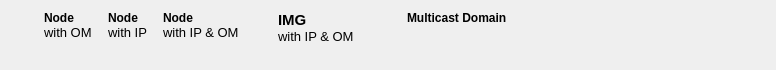
<?xml version="1.0" encoding="UTF-8"?>
<ui version="4.0">
 <class>Ledgend</class>
 <widget class="QWidget" name="Ledgend">
  <property name="geometry">
   <rect>
    <x>0</x>
    <y>0</y>
    <width>776</width>
    <height>70</height>
   </rect>
  </property>
  <property name="maximumSize">
   <size>
    <width>16777215</width>
    <height>70</height>
   </size>
  </property>
  <property name="windowTitle">
   <string>Form</string>
  </property>
  <layout class="QHBoxLayout" name="horizontalLayout_6">
   <item>
    <layout class="QHBoxLayout" name="horizontalLayout_5">
     <property name="spacing">
      <number>3</number>
     </property>
     <item>
      <widget class="QLabel" name="label_3">
       <property name="minimumSize">
        <size>
         <width>30</width>
         <height>30</height>
        </size>
       </property>
       <property name="maximumSize">
        <size>
         <width>40</width>
         <height>40</height>
        </size>
       </property>
       <property name="text">
        <string/>
       </property>
       <property name="pixmap">
        <pixmap resource="images.qrc">:/NODE_OM</pixmap>
       </property>
       <property name="scaledContents">
        <bool>true</bool>
       </property>
      </widget>
     </item>
     <item>
      <layout class="QVBoxLayout" name="verticalLayout_5">
       <property name="spacing">
        <number>0</number>
       </property>
       <item>
        <widget class="QLabel" name="label_8">
         <property name="maximumSize">
          <size>
           <width>70</width>
           <height>50</height>
          </size>
         </property>
         <property name="font">
          <font>
           <weight>75</weight>
           <bold>true</bold>
          </font>
         </property>
         <property name="text">
          <string>Node</string>
         </property>
        </widget>
       </item>
       <item>
        <widget class="QLabel" name="label_15">
         <property name="font">
          <font>
           <pointsize>10</pointsize>
          </font>
         </property>
         <property name="text">
          <string>with OM</string>
         </property>
        </widget>
       </item>
       <item>
        <spacer name="verticalSpacer">
         <property name="orientation">
          <enum>Qt::Vertical</enum>
         </property>
         <property name="sizeHint" stdset="0">
          <size>
           <width>20</width>
           <height>40</height>
          </size>
         </property>
        </spacer>
       </item>
      </layout>
     </item>
    </layout>
   </item>
   <item>
    <layout class="QHBoxLayout" name="horizontalLayout_3">
     <property name="spacing">
      <number>3</number>
     </property>
     <item>
      <widget class="QLabel" name="label">
       <property name="maximumSize">
        <size>
         <width>40</width>
         <height>40</height>
        </size>
       </property>
       <property name="text">
        <string/>
       </property>
       <property name="pixmap">
        <pixmap resource="images.qrc">:/NODE_IP</pixmap>
       </property>
       <property name="scaledContents">
        <bool>true</bool>
       </property>
      </widget>
     </item>
     <item>
      <layout class="QVBoxLayout" name="verticalLayout_4">
       <property name="spacing">
        <number>0</number>
       </property>
       <item>
        <widget class="QLabel" name="label_6">
         <property name="maximumSize">
          <size>
           <width>16777215</width>
           <height>50</height>
          </size>
         </property>
         <property name="font">
          <font>
           <weight>75</weight>
           <bold>true</bold>
          </font>
         </property>
         <property name="text">
          <string>Node</string>
         </property>
        </widget>
       </item>
       <item>
        <widget class="QLabel" name="label_14">
         <property name="font">
          <font>
           <pointsize>10</pointsize>
          </font>
         </property>
         <property name="text">
          <string>with IP</string>
         </property>
        </widget>
       </item>
       <item>
        <spacer name="verticalSpacer_2">
         <property name="orientation">
          <enum>Qt::Vertical</enum>
         </property>
         <property name="sizeHint" stdset="0">
          <size>
           <width>20</width>
           <height>40</height>
          </size>
         </property>
        </spacer>
       </item>
      </layout>
     </item>
    </layout>
   </item>
   <item>
    <layout class="QHBoxLayout" name="horizontalLayout_2">
     <property name="spacing">
      <number>3</number>
     </property>
     <item>
      <widget class="QLabel" name="label_2">
       <property name="maximumSize">
        <size>
         <width>40</width>
         <height>40</height>
        </size>
       </property>
       <property name="text">
        <string/>
       </property>
       <property name="pixmap">
        <pixmap resource="images.qrc">:/NODE_IP_OM</pixmap>
       </property>
       <property name="scaledContents">
        <bool>true</bool>
       </property>
      </widget>
     </item>
     <item>
      <layout class="QVBoxLayout" name="verticalLayout_3">
       <property name="spacing">
        <number>0</number>
       </property>
       <item>
        <widget class="QLabel" name="label_7">
         <property name="maximumSize">
          <size>
           <width>16777215</width>
           <height>50</height>
          </size>
         </property>
         <property name="font">
          <font>
           <weight>75</weight>
           <bold>true</bold>
          </font>
         </property>
         <property name="text">
          <string>Node</string>
         </property>
        </widget>
       </item>
       <item>
        <widget class="QLabel" name="label_13">
         <property name="font">
          <font>
           <pointsize>10</pointsize>
          </font>
         </property>
         <property name="text">
          <string>with IP &amp; OM</string>
         </property>
        </widget>
       </item>
       <item>
        <spacer name="verticalSpacer_3">
         <property name="orientation">
          <enum>Qt::Vertical</enum>
         </property>
         <property name="sizeHint" stdset="0">
          <size>
           <width>20</width>
           <height>40</height>
          </size>
         </property>
        </spacer>
       </item>
      </layout>
     </item>
    </layout>
   </item>
   <item>
    <layout class="QHBoxLayout" name="horizontalLayout_4">
     <property name="spacing">
      <number>3</number>
     </property>
     <item>
      <widget class="QLabel" name="label_4">
       <property name="minimumSize">
        <size>
         <width>30</width>
         <height>30</height>
        </size>
       </property>
       <property name="maximumSize">
        <size>
         <width>40</width>
         <height>40</height>
        </size>
       </property>
       <property name="text">
        <string/>
       </property>
       <property name="pixmap">
        <pixmap resource="images.qrc">:/IMG_IP_OM</pixmap>
       </property>
       <property name="scaledContents">
        <bool>true</bool>
       </property>
      </widget>
     </item>
     <item>
      <layout class="QVBoxLayout" name="verticalLayout">
       <property name="spacing">
        <number>0</number>
       </property>
       <item>
        <widget class="QLabel" name="label_9">
         <property name="maximumSize">
          <size>
           <width>70</width>
           <height>50</height>
          </size>
         </property>
         <property name="font">
          <font>
           <pointsize>11</pointsize>
           <weight>75</weight>
           <bold>true</bold>
          </font>
         </property>
         <property name="text">
          <string>IMG</string>
         </property>
        </widget>
       </item>
       <item>
        <widget class="QLabel" name="label_11">
         <property name="font">
          <font>
           <pointsize>10</pointsize>
          </font>
         </property>
         <property name="text">
          <string>with IP &amp; OM </string>
         </property>
        </widget>
       </item>
       <item>
        <spacer name="verticalSpacer_4">
         <property name="orientation">
          <enum>Qt::Vertical</enum>
         </property>
         <property name="sizeHint" stdset="0">
          <size>
           <width>20</width>
           <height>40</height>
          </size>
         </property>
        </spacer>
       </item>
      </layout>
     </item>
    </layout>
   </item>
   <item>
    <layout class="QHBoxLayout" name="horizontalLayout">
     <property name="spacing">
      <number>3</number>
     </property>
     <item>
      <widget class="QLabel" name="label_5">
       <property name="minimumSize">
        <size>
         <width>40</width>
         <height>30</height>
        </size>
       </property>
       <property name="maximumSize">
        <size>
         <width>50</width>
         <height>40</height>
        </size>
       </property>
       <property name="text">
        <string/>
       </property>
       <property name="pixmap">
        <pixmap resource="images.qrc">:/CLOUD</pixmap>
       </property>
       <property name="scaledContents">
        <bool>true</bool>
       </property>
      </widget>
     </item>
     <item>
      <layout class="QVBoxLayout" name="verticalLayout_2">
       <property name="spacing">
        <number>0</number>
       </property>
       <item>
        <widget class="QLabel" name="label_10">
         <property name="maximumSize">
          <size>
           <width>16777215</width>
           <height>50</height>
          </size>
         </property>
         <property name="font">
          <font>
           <weight>75</weight>
           <bold>true</bold>
          </font>
         </property>
         <property name="text">
          <string>Multicast Domain</string>
         </property>
        </widget>
       </item>
       <item>
        <widget class="QLabel" name="label_12">
         <property name="font">
          <font>
           <pointsize>10</pointsize>
          </font>
         </property>
         <property name="text">
          <string/>
         </property>
        </widget>
       </item>
       <item>
        <spacer name="verticalSpacer_5">
         <property name="orientation">
          <enum>Qt::Vertical</enum>
         </property>
         <property name="sizeHint" stdset="0">
          <size>
           <width>20</width>
           <height>40</height>
          </size>
         </property>
        </spacer>
       </item>
      </layout>
     </item>
    </layout>
   </item>
   <item>
    <spacer name="horizontalSpacer">
     <property name="orientation">
      <enum>Qt::Horizontal</enum>
     </property>
     <property name="sizeHint" stdset="0">
      <size>
       <width>40</width>
       <height>20</height>
      </size>
     </property>
    </spacer>
   </item>
  </layout>
 </widget>
 <resources>
  <include location="images.qrc"/>
 </resources>
 <connections/>
</ui>
